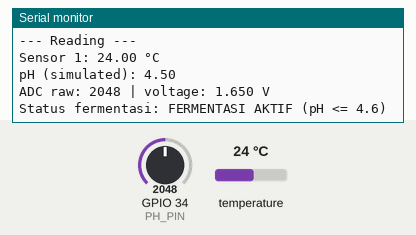
A sketch run on a simulated ESP32. Shown: the last lines printed to the serial monitor. Inputs (shaded band) come from the test bench; at power-on: GPIO 34 (PH_PIN) = 2048, temperature 24 °C. WiFi joins after 1.5 s; servers stay silent unless stated; uploads are accepted with an empty reply.

Above: at 2.8 s.
2.9 s: GPIO 34 (PH_PIN) set to 2146
At 6.0 s:
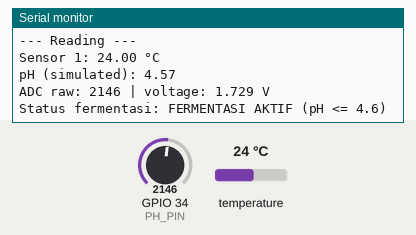
6.2 s: GPIO 34 (PH_PIN) set to 2238
At 8.4 s:
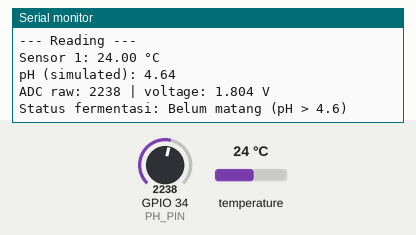
Timing chart, 0 to 9.9 s (numbered marks = the images above; inputs shaded):
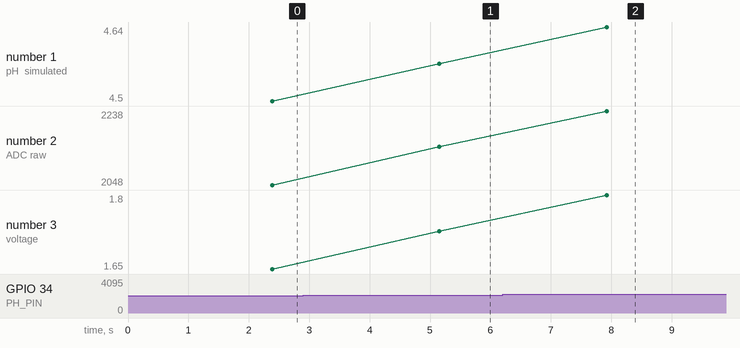

The sketch:

SensorSourDough.ino
```cpp
#include <WiFi.h>
#include <WiFiClientSecure.h>
#include <HTTPClient.h>
#include <OneWire.h>
#include <DallasTemperature.h>

#define ONE_WIRE_BUS 4
#define PH_PIN 34

const char* ssid = "Wokwi-GUEST";
const char* password = "";
const char* serverUrl = "https://fermsense.vercel.app/api/telemetry";

const unsigned long WIFI_TIMEOUT = 15000;
const unsigned long SEND_INTERVAL = 10000;

OneWire oneWire(ONE_WIRE_BUS);
DallasTemperature sensors(&oneWire);

unsigned long lastSend = 0;

void connectWiFi() {
  if (WiFi.status() == WL_CONNECTED) return;

  Serial.print("Connecting to WiFi");
  WiFi.begin(ssid, password, 6);

  unsigned long start = millis();
  while (WiFi.status() != WL_CONNECTED && millis() - start < WIFI_TIMEOUT) {
    delay(200);
    Serial.print(".");
  }

  if (WiFi.status() == WL_CONNECTED) {
    Serial.println("\nWiFi Connected!");
  } else {
    Serial.println("\nWiFi gagal terhubung, coba lagi nanti.");
  }
}

void sendTelemetry(float pH, float temp) {
  if (WiFi.status() != WL_CONNECTED) {
    connectWiFi();
    if (WiFi.status() != WL_CONNECTED) return;
  }

  WiFiClientSecure client;
  client.setInsecure();

  HTTPClient http;
  http.begin(client, serverUrl);
  http.addHeader("Content-Type", "application/json");

  String jsonPayload = "{\"pH\":" + String(pH, 2) + ", \"temp\":" + String(temp, 1) + "}";
  Serial.println("Kirim Telemetri: " + jsonPayload);

  int httpResponseCode = http.POST(jsonPayload);
  if (httpResponseCode > 0) {
    Serial.println("Response Code: " + String(httpResponseCode));
  } else {
    Serial.println("Error HTTP POST: " + String(httpResponseCode));
  }

  http.end();
}

void setup() {
  Serial.begin(115200);
  sensors.begin();

  Serial.println("=== Fermentation Monitor Started ===");
  Serial.print("DS18B20 found: ");
  Serial.println(sensors.getDeviceCount());

  connectWiFi();
}

void loop() {
  sensors.requestTemperatures();

  Serial.println("--- Reading ---");
  for (int i = 0; i < sensors.getDeviceCount(); i++) {
    float temp = sensors.getTempCByIndex(i);
    Serial.print("Sensor ");
    Serial.print(i + 1);
    Serial.print(": ");
    Serial.print(temp);
    Serial.println(" °C");
  }

  int raw = analogRead(PH_PIN);
  float voltage = raw * (3.3 / 4095.0);
  float pH = 3.0 + voltage * (3.0 / 3.3); // mapping 0-3.3V → pH 3.0-6.0 (rentang fermentasi)
  Serial.print("pH (simulated): ");
  Serial.println(pH, 2);
  Serial.print("ADC raw: ");
  Serial.print(raw);
  Serial.print(" | voltage: ");
  Serial.print(voltage, 3);
  Serial.println(" V");
  Serial.print("Status fermentasi: ");
  Serial.println(pH <= 4.6 ? "FERMENTASI AKTIF (pH <= 4.6)" : "Belum matang (pH > 4.6)");

  if (millis() - lastSend >= SEND_INTERVAL) {
    lastSend = millis();
    float temp = sensors.getTempCByIndex(0);
    sendTelemetry(pH, temp);
  }

  Serial.println();
  delay(2000);
}
```

Measured:
- the behaviour switches between 2184 and 2185 on GPIO 34 (PH_PIN) (found by bisection; images 1 and 2)
- after the input at 2.9 s, the serial monitor: prints a new line after 2.3 s (image 1)
- after the input at 6.2 s, the serial monitor: prints a new line after 1.7 s (image 2)
- plotted number 1: 4.5 → 4.57 after the input at 2.9 s, 4.57 → 4.64 after the input at 6.2 s
- plotted number 2: 2048 → 2146 after the input at 2.9 s, 2146 → 2238 after the input at 6.2 s
- plotted number 3: 1.65 → 1.73 after the input at 2.9 s, 1.73 → 1.8 after the input at 6.2 s
